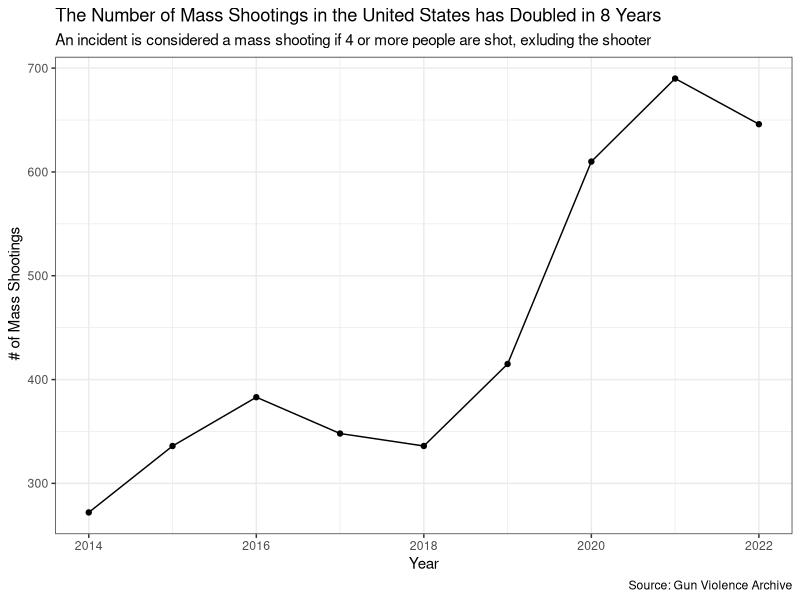
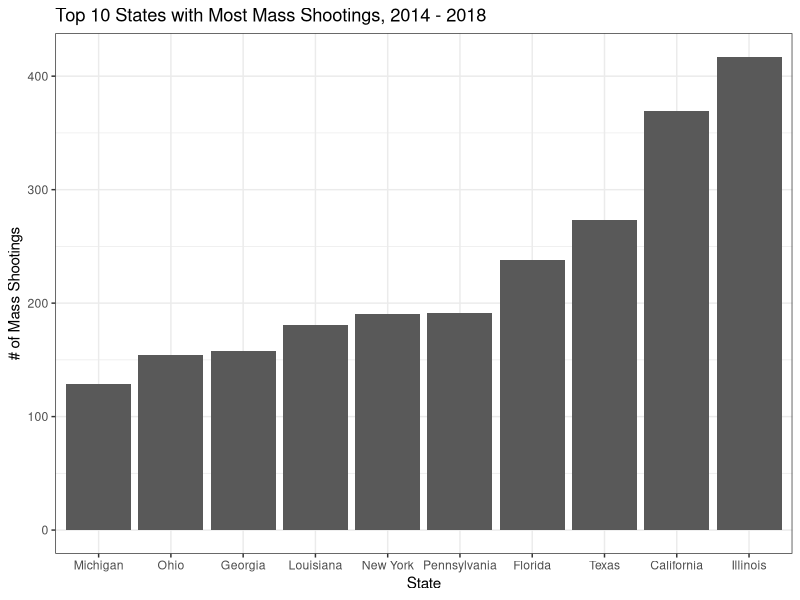

The R script that drew these images, in order: (Note: this script raises an error after producing the figures.)
## ---- chunk 1
knitr::opts_chunk$set(echo = TRUE)
knitr::opts_knit$set(root.dir = '/Users/chanks/workspace/gun-violence/gun_violence_archive/mass_shootings_by_year')
## ---- chunk 2
library(tidyverse)

#loading in the data: 
y2014 = read_csv('gva_2014.csv')
y2015 = read_csv('gva_2015.csv')
y2016 = read_csv('gva_2016.csv')
y2017 = read_csv('gva_2017.csv')
y2018 = read_csv('gva_2018.csv')
y2019 = read_csv('gva_2019.csv')
y2020 = read_csv('gva_2020.csv')
y2021 = read_csv('gva_2021.csv')
y2022 = read_csv('gva_2022.csv')


#creating list of dataframes and years 2014-2022 to iterate through:
my_data = list(y2014,y2015,y2016,y2017,y2018,y2019,y2020,y2021,y2022)
years = seq(2014,2022,1)

for(i in 1:length(my_data)){
 my_data[[i]] = my_data[[i]] %>% mutate(Year = years[i]) #adding a year column for each dataset 
 my_data[[i]] = my_data[[i]] %>% select(-Operations) #removing operations column because value is NA 
}

ms = do.call(bind_rows, my_data) #combining all datasets together
## ---- chunk 3
#number of mass shootings by state 
ms %>% group_by(State) %>% count() %>% arrange(desc(n)) #Illinois is top likely due to gun related violence in Chicaogo. 

ms %>% group_by(Year) %>% count() %>% 
    ggplot(aes(x = Year, y = n)) + 
    geom_point() + geom_line() + 
    labs(title = "The Number of Mass Shootings in the United States has Doubled in 8 Years", 
         subtitle = "An incident is considered a mass shooting if 4 or more people are shot, exluding the shooter",
         x = "Year", 
         y = " # of Mass Shootings", 
         caption = "Source: Gun Violence Archive") + 
    theme_bw()

#is the pandemic to blame for this increase in mass shootings ?
## ---- chunk 4
ms = ms %>% mutate(State = factor(State)) #chaning State to factor to use fct_reorder() 

ms %>% group_by(State) %>% 
  count() %>%
    arrange (desc(n)) %>%
      head(n = 10) %>%
        ggplot(aes(x = fct_reorder(State, n), y = n)) + geom_col() + 
  theme_bw() + 
  labs(title = "Top 10 States with Most Mass Shootings, 2014 - 2018", 
       y = "# of Mass Shootings", 
       x = "State")

#it makes sense that most populous states have most mass shootings. Need to calulate per-capita
#this means I need the state population per year 

## ---- chunk 5
library(readxl)
ms_2022 = ms %>% filter(Year == 2022) 

#pulling state population data: 
state_pop = read_excel('state_populations_2022_statista.xlsx', sheet = 2)

state_pop = state_pop[3:53,] #removing header rows

state_pop = state_pop %>% rename(State = `Population in the states of the U.S. 2022`, Population = `...2`) 

state_pop = state_pop %>% mutate(Population = Population*1000000)

ms_2022_by_state = ms_2022 %>% group_by(State) %>% count() %>% rename(num_ms = n)

ms_2022_by_state = ms_20222_by_state %>% left_join(state_pop, by = "State") 

ms_per_cap = ms_2022_by_state %>% select(-Population.y) %>% rename(Population = Population.x) %>% mutate(ms_per_cap = num_ms / Population) %>% arrange(desc(ms_per_cap))

## ---- chunk 6
ms_per_cap %>% head(n = 10)
